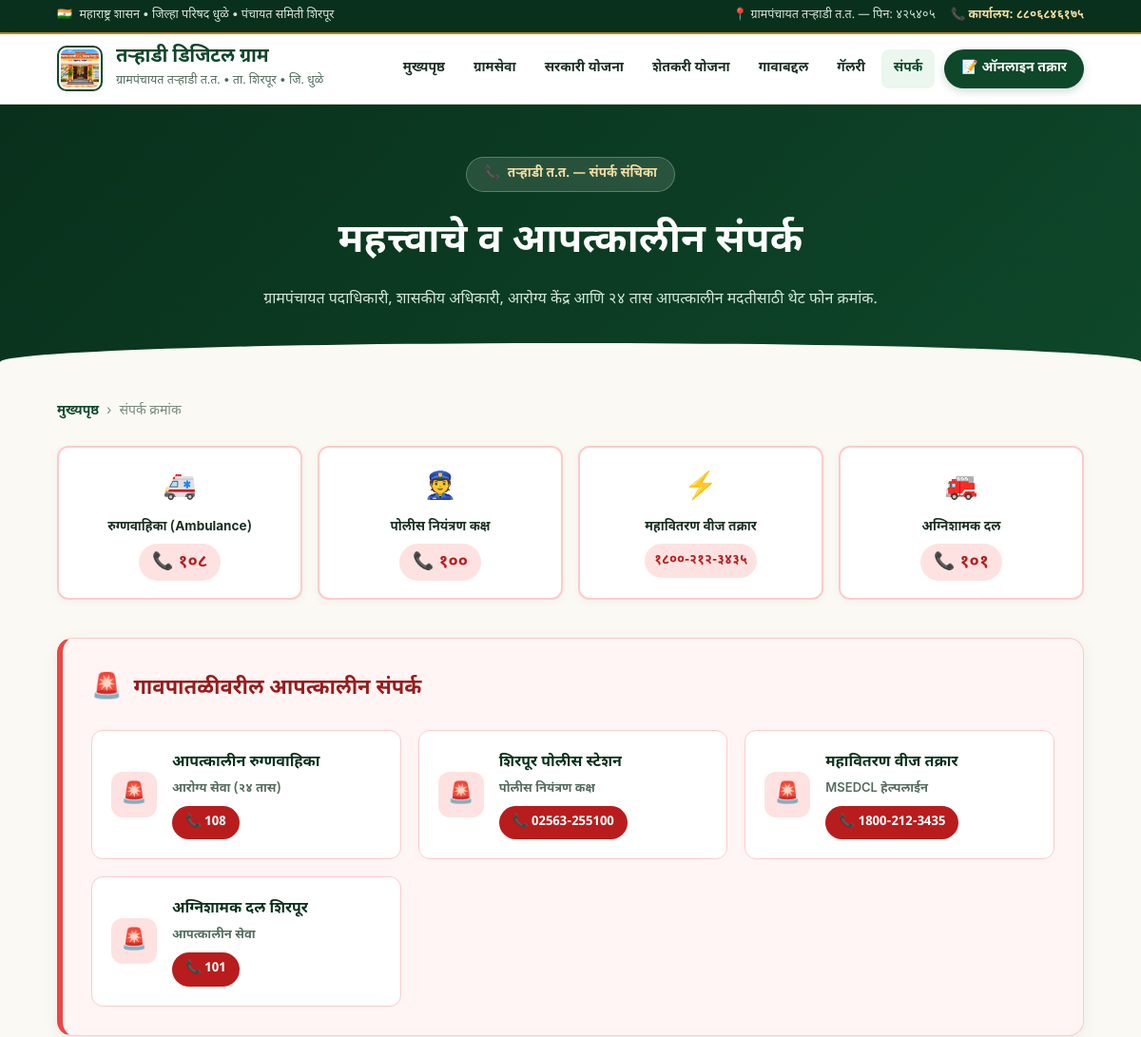
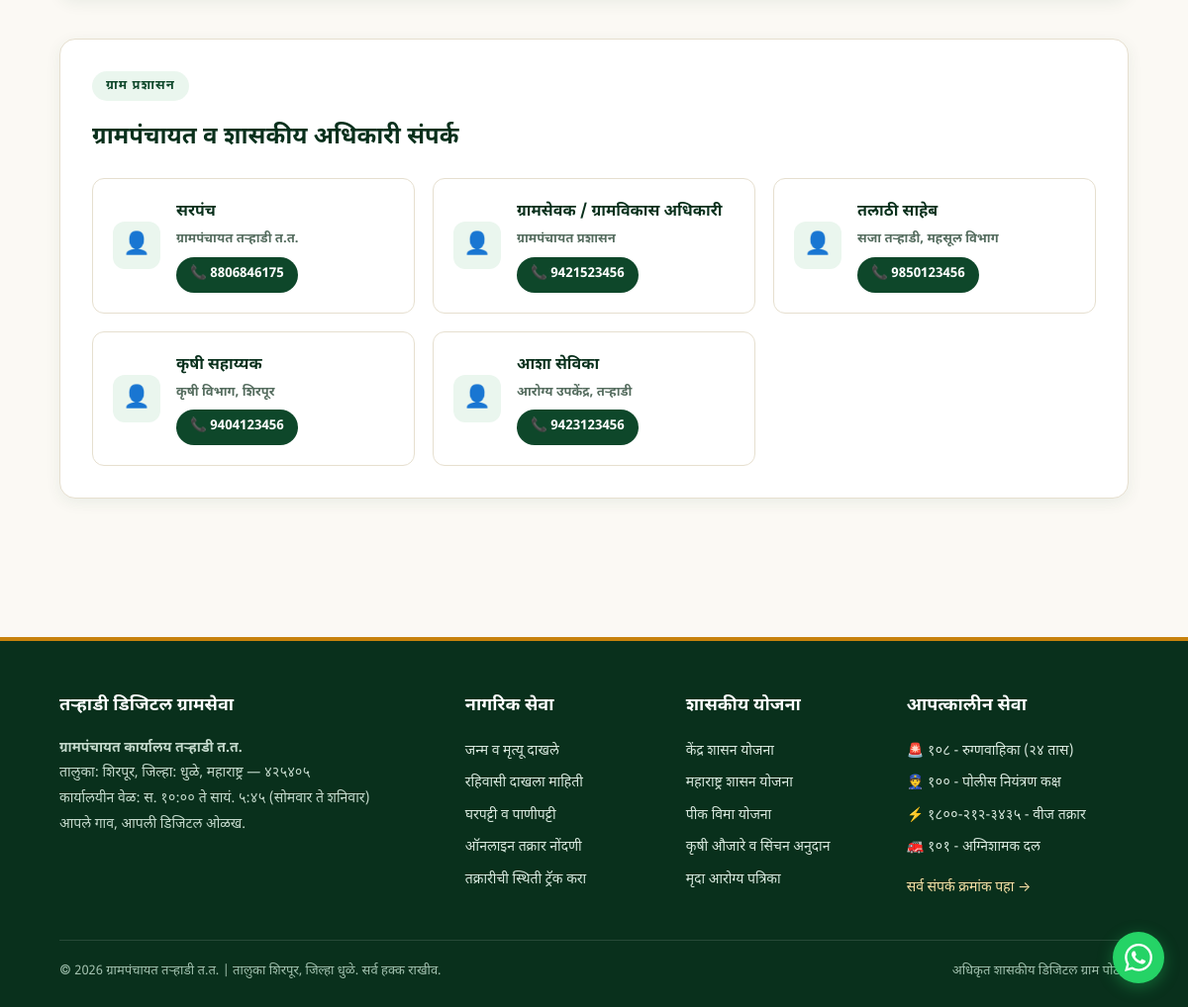
/contacts/, run on the app's committed database (2 pictures, top to bottom).
### village/models.py (models this page shows, shortened)
class ImportantContact(models.Model):
    name = models.CharField(max_length=150)
    designation = models.CharField(max_length=150)
    phone = models.CharField(max_length=15)
    is_emergency = models.BooleanField(default=False)
    order = models.PositiveIntegerField(default=0)
    class Meta:
        ordering = ['order', 'name']
        verbose_name = 'संपर्क माहिती'
        verbose_name_plural = 'संपर्क माहिती'

### village/views.py (the view)
# urls.py: path("contacts/", views.contacts, name="contacts"),
def contacts(request):
    emergency = ImportantContact.objects.filter(is_emergency=True).order_by("order")
    regular = ImportantContact.objects.filter(is_emergency=False).order_by("order")
    return render(request, "village/contacts.html", {
        "emergency": emergency,
        "regular": regular,
    })

### village/templates/village/contacts.html (shortened to what this page needs)
{% extends 'village/base.html' %}
{% load static %}
{% block nav_contacts %}active{% endblock %}
{% block content %}
<section class="contacts-header">
    <div data-aos="fade-down">
        <div class="header-badge">
            <span>📞</span>
            <span>तऱ्हाडी त.त. — संपर्क संचिका</span>
        </div>
        <h1>महत्त्वाचे व आपत्कालीन संपर्क</h1>
        <p>
            ग्रामपंचायत पदाधिकारी, शासकीय अधिकारी, आरोग्य केंद्र आणि २४ तास आपत्कालीन मदतीसाठी थेट फोन क्रमांक.
        </p>
    </div>
</section>
<div class="page-container">
    <div class="breadcrumb" data-aos="fade-right">
        <a href="/">मुख्यपृष्ठ</a>
        <span>›</span>
        <span>संपर्क क्रमांक</span>
    </div>
    <div class="universal-emergency-bar" data-aos="fade-up">
        <div class="emergency-quick-box card-tilt">
            <div class="quick-icon">🚑</div>
            <div class="quick-title">रुग्णवाहिका (Ambulance)</div>
            <a href="tel:108" class="quick-phone-btn">📞 १०८</a>
        </div>
        <div class="emergency-quick-box card-tilt">
            <div class="quick-icon">👮</div>
            <div class="quick-title">पोलीस नियंत्रण कक्ष</div>
            <a href="tel:100" class="quick-phone-btn">📞 १००</a>
        </div>
        <div class="emergency-quick-box card-tilt">
            <div class="quick-icon">⚡</div>
            <div class="quick-title">महावितरण वीज तक्रार</div>
            <a href="tel:18002123435" class="quick-phone-btn" style="font-size:14px;padding:6px 10px;">१८००-२१२-३४३५</a>
        </div>
        <div class="emergency-quick-box card-tilt">
            <div class="quick-icon">🚒</div>
            <div class="quick-title">अग्निशामक दल</div>
            <a href="tel:101" class="quick-phone-btn">📞 १०१</a>
        </div>
    </div>
    {% if emergency %}
    <section class="emergency-section" data-aos="fade-up">
        <div class="emergency-section-header">
            <span style="font-size:26px;">🚨</span>
            <h2>गावपातळीवरील आपत्कालीन संपर्क</h2>
        </div>
        <div class="contact-cards-grid">
            {% for c in emergency %}
            <div class="contact-card-box card-tilt" style="background:#ffffff;border-color:#fecaca;">
                <div class="contact-avatar emergency-avatar">🚨</div>
                <div class="contact-details">
                    <h4>{{ c.name }}</h4>
                    <div class="desig">{{ c.designation }}</div>
                    <a href="tel:{{ c.phone }}" class="contact-call-btn contact-call-btn-danger">
                        <span>📞 {{ c.phone }}</span>
                    </a>
                </div>
            </div>
            {% endfor %}
        </div>
    </section>
    {% endif %}
    {% if regular %}
    <section class="regular-section" data-aos="fade-up">
        <div class="section-eyebrow">ग्राम प्रशासन</div>
        <h2 style="font-size:24px;font-weight:800;color:var(--forest-green-dark);margin-top:6px;margin-bottom:20px;">
            ग्रामपंचायत व शासकीय अधिकारी संपर्क
        </h2>
        <div class="contact-cards-grid">
            {% for c in regular %}
            <div class="contact-card-box card-tilt">
                <div class="contact-avatar">👤</div>
                <div class="contact-details">
                    <h4>{{ c.name }}</h4>
                    <div class="desig">{{ c.designation }}</div>
                    <a href="tel:{{ c.phone }}" class="contact-call-btn">
                        <span>📞 {{ c.phone }}</span>
                    </a>
                </div>
            </div>
            {% endfor %}
        </div>
    </section>
    {% endif %}
</div>
{% endblock %}

### village/templates/village/base.html (style rules this page uses)
:root { --forest-green: #0e472a; --forest-green-dark: #09301c; --forest-green-light: #166534; --agri-green: #15803d; --agri-green-pale: #eaf6ee; --cream-bg: #fbf9f4; --cream-surface: #f4efe2; --card-white: #ffffff; --gold-accent: #c8820c; --gold-dark: #9a6204; --gold-pale: #fdf5e6; --border-subtle: #e6dfcf; --border-focus: #166534; --text-main: #192e22; --text-muted: #536b5d; --text-dim: #768a7e; --radius-sm: 8px; --radius-md: 12px; --radius-lg: 16px; --radius-pill: 999px; --shadow-subtle: 0 2px 8px rgba(14, 71, 42, 0.05); --shadow-card: 0 4px 16px rgba(14, 71, 42, 0.07); --shadow-hover: 0 10px 28px rgba(14, 71, 42, 0.12); }
* { margin: 0; padding: 0; box-sizing: border-box; }
html { scroll-behavior: smooth; }
body { font-family: 'Noto Sans Devanagari', -apple-system, BlinkMacSystemFont, sans-serif; background-color: var(--cream-bg); color: var(--text-main); line-height: 1.75; -webkit-font-smoothing: antialiased; overflow-x: hidden; }
.page-container { max-width: 1200px; margin: auto; padding: 40px 5%; }
.section-eyebrow { display: inline-flex; align-items: center; gap: 6px; font-size: 13px; font-weight: 700; color: var(--forest-green); text-transform: uppercase; letter-spacing: 1px; background: var(--agri-green-pale); padding: 4px 14px; border-radius: var(--radius-pill); margin-bottom: 10px; }
.breadcrumb { display: flex; align-items: center; gap: 8px; font-size: 14px; color: var(--text-dim); margin-bottom: 24px; }
.breadcrumb a { color: var(--forest-green); text-decoration: none; font-weight: 600; }

### data on the page
ImportantContact: name "आपत्कालीन रुग्णवाहिका", designation "आरोग्य सेवा (२४ तास)", phone "108"
ImportantContact: name "शिरपूर पोलीस स्टेशन", designation "पोलीस नियंत्रण कक्ष", phone "02563-255100"
ImportantContact: name "महावितरण वीज तक्रार", designation "MSEDCL हेल्पलाईन", phone "1800-212-3435"
ImportantContact: name "अग्निशामक दल शिरपूर", designation "आपत्कालीन सेवा", phone "101"
ImportantContact: name "सरपंच", designation "ग्रामपंचायत तऱ्हाडी त.त.", phone "8806846175"
ImportantContact: name "ग्रामसेवक / ग्रामविकास अधिकारी", designation "ग्रामपंचायत प्रशासन", phone "9421523456"
ImportantContact: name "तलाठी साहेब", designation "सजा तऱ्हाडी, महसूल विभाग", phone "9850123456"
ImportantContact: name "कृषी सहाय्यक", designation "कृषी विभाग, शिरपूर", phone "9404123456"
ImportantContact: name "आशा सेविका", designation "आरोग्य उपकेंद्र, तऱ्हाडी", phone "9423123456"
